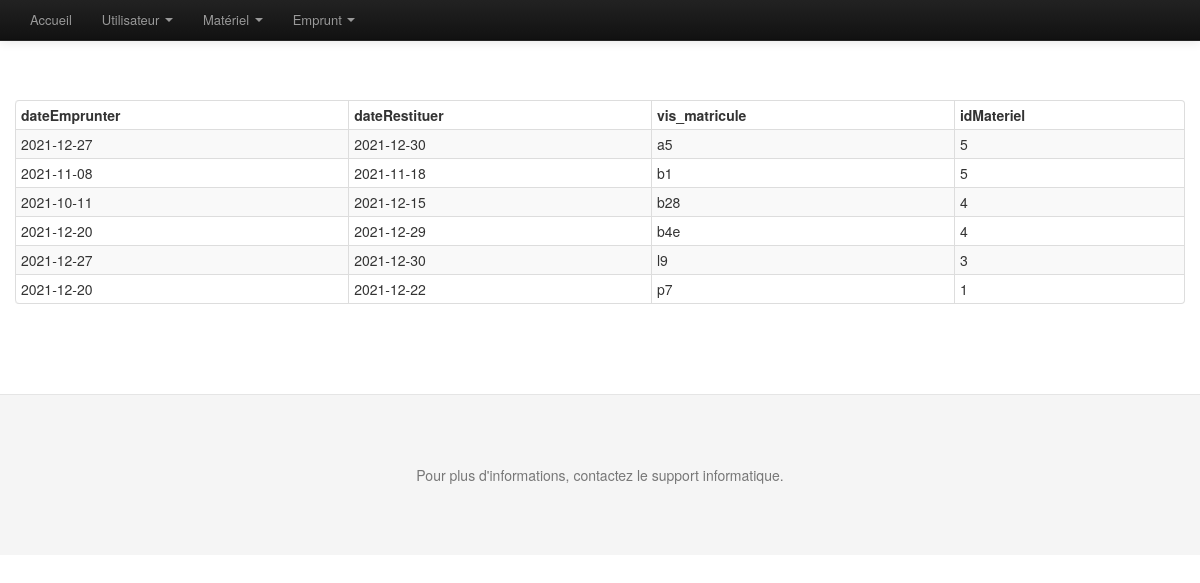
/Emprunter.php, run on the app's committed database.
### tables this page shows
CREATE TABLE IF NOT EXISTS `emprunter` (
  `dateEmprunter` date NOT NULL,
  `dateRestituer` date DEFAULT NULL,
  `vis_matricule` char(10) NOT NULL,
  `idMateriel` int(30) NOT NULL,
  PRIMARY KEY (`vis_matricule`,`idMateriel`,`dateEmprunter`) USING BTREE,
  KEY `dateEmprunter` (`dateEmprunter`),
  KEY `idMateriel` (`idMateriel`)
);

### Emprunter.php (called while the page is built, shortened)
<?php
  $repVues = './vues/';
  require("./include/_bdGestionDonnees.lib.php");
  $emprunt = listerEmprunter();
  include($repVues."entete.php") ;
  include($repVues."menu.php") ;
  include($repVues."vEmprunter.php");
  include($repVues."pied.php") ;
  ?>

### include/_bdGestionDonnees.lib.php (called while the page is built, shortened)
<?php
function connecterServeurBD()
{
    $PARAM_hote='localhost';
    $PARAM_port='3306';
    $PARAM_nom_bd='gsb';
    $PARAM_utilisateur='root';
    $PARAM_mot_passe='';
    $connect = new PDO('mysql:host='.$PARAM_hote.';port='.$PARAM_port.';dbname='.$PARAM_nom_bd, $PARAM_utilisateur, $PARAM_mot_passe);
    return $connect;
}
function listerEmprunter()
{
    $connexion = connecterServeurBD();
    $requete="select dateEmprunter, dateRestituer, vis_matricule, idMateriel from emprunter where dateRestituer is not null";
    $jeuResultat=$connexion->query($requete);
    $i = 0;
    $ligne = $jeuResultat->fetch();
    while($ligne)
    {
        $emprunt[$i]['dateEmprunter']=$ligne['dateEmprunter'];
        $emprunt[$i]['dateRestituer']=$ligne['dateRestituer'];
        $emprunt[$i]['vis_matricule']=$ligne['vis_matricule'];
        $emprunt[$i]['idMateriel']=$ligne['idMateriel'];
        $ligne=$jeuResultat->fetch();
        $i = $i + 1;
    }
  return $emprunt;
}
?>

### vues/vEmprunter.php (the view)
<br>
<br>
<div class="container">
    <table class="table table-bordered table-striped table-condensed">
      <br>
      <thead>
        <tr>
          <th>dateEmprunter</th>
          <th>dateRestituer</th>
          <th>vis_matricule</th>
          <th>idMateriel </th>
        </tr>
      </thead>
      <tbody>
<?php
    $i = 0;
    while($i < count($emprunt))
    {
 ?>
        <tr>
            <td><?php echo $emprunt[$i]['dateEmprunter']?></td>
            <td><?php echo $emprunt[$i]["dateRestituer"]?></td>
            <td ><?php echo $emprunt[$i]["vis_matricule"]?></td>
            <td><?php echo $emprunt[$i]["idMateriel"]?></td>
        </tr>
<?php
        $i = $i + 1;
     }
?>
       </tbody>
     </table>
  </div>

### vues/entete.php (shortened to what this page needs)
<!DOCTYPE html>
<html lang="en">
  <head>
    <link href="assets/css/bootstrap.css" rel="stylesheet">
    <link href="assets/css/bootstrap-responsive.css" rel="stylesheet">
    <link href="assets/css/docs.css" rel="stylesheet">
  </head>
  <body data-spy="scroll" data-target=".bs-docs-sidebar">

### vues/menu.php (shortened to what this page needs)
<div class="navbar navbar-inverse navbar-fixed-top">
  <div class="navbar-inner">
    <div class="container">
        <ul class="nav">
        <li>
            <a href="./index.php">Accueil</a>
          </li>
        <li class="dropdown">
              <a data-toggle="dropdown" class="dropdown-toggle" href="#">Utilisateur  <b class="caret"></b></a>
          </li>
          <li class="dropdown">
              <a data-toggle="dropdown" class="dropdown-toggle" href="#">Matériel  <b class="caret"></b></a>
          </li>
          <li class="dropdown">
              <a data-toggle="dropdown" class="dropdown-toggle" href="#">Emprunt  <b class="caret"></b></a>
          </li>
        </ul>
      </div>
    </div>
  </div>

### vues/pied.php
    <div class="footer">
      <div class="container">
      <p style="text-align:center" > Pour plus d'informations, contactez le support informatique.</p>
      </div>
    </div>
  </body>
</html>

### assets/css/docs.css (style rules this page uses)
body { position: relative; padding-top: 40px; }
body > .navbar { font-size: 13px; }
.footer { padding: 70px 0; margin-top: 70px; border-top: 1px solid #e5e5e5; background-color: #f5f5f5; }
.footer p { margin-bottom: 0; color: #777; }

### data on the page
emprunter: dateEmprunter "2021-12-27", dateRestituer "2021-12-30", vis_matricule "a5", idMateriel "5"
emprunter: dateEmprunter "2021-11-08", dateRestituer "2021-11-18", vis_matricule "b1", idMateriel "5"
emprunter: dateEmprunter "2021-10-11", dateRestituer "2021-12-15", vis_matricule "b28", idMateriel "4"
emprunter: dateEmprunter "2021-12-20", dateRestituer "2021-12-29", vis_matricule "b4e", idMateriel "4"
emprunter: dateEmprunter "2021-12-27", dateRestituer "2021-12-30", vis_matricule "l9", idMateriel "3"
emprunter: dateEmprunter "2021-12-20", dateRestituer "2021-12-22", vis_matricule "p7", idMateriel "1"
